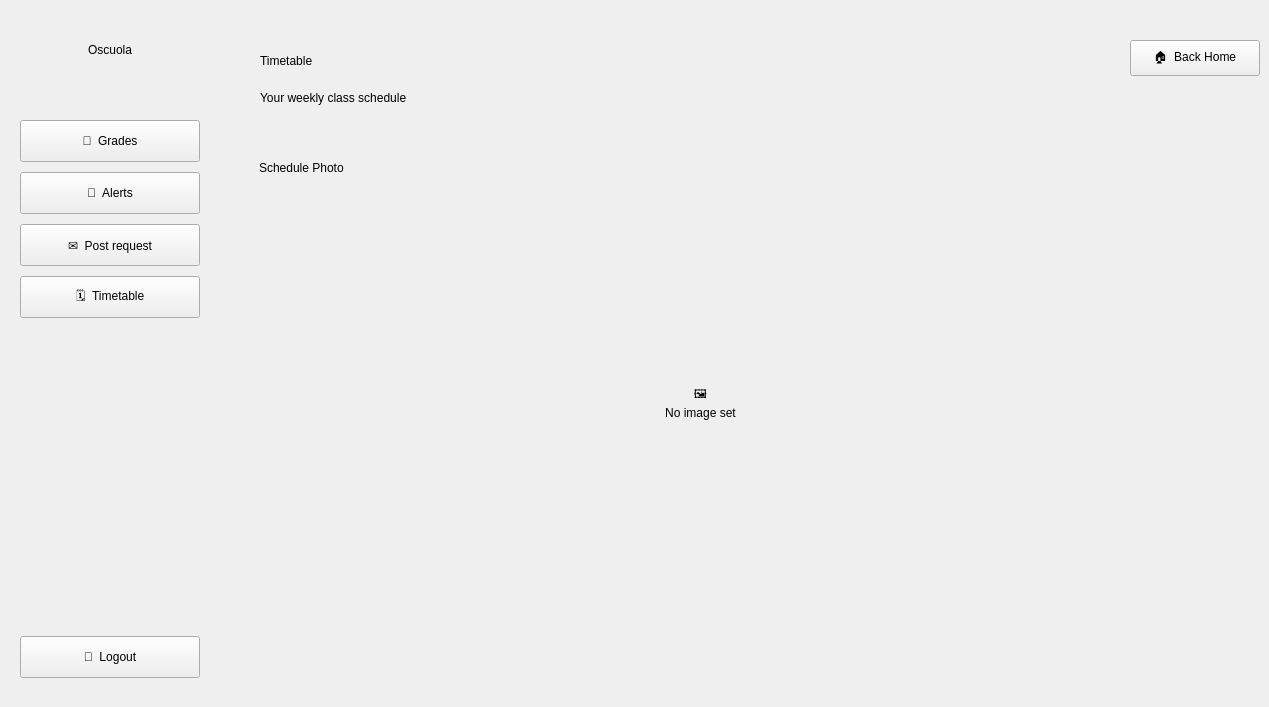
    <widget class="QWidget" name="timetable_student">
     <widget class="QFrame" name="sidebar_5">
      <property name="geometry">
       <rect>
        <x>0</x>
        <y>0</y>
        <width>220</width>
        <height>698</height>
       </rect>
      </property>
      <widget class="QLabel" name="sidebar_title_6">
       <property name="geometry">
        <rect>
         <x>0</x>
         <y>30</y>
         <width>220</width>
         <height>40</height>
        </rect>
       </property>
       <property name="text">
        <string>Oscuola</string>
       </property>
       <property name="alignment">
        <set>Qt::AlignmentFlag::AlignCenter</set>
       </property>
      </widget>
      <widget class="QPushButton" name="grades_button_student_3">
       <property name="geometry">
        <rect>
         <x>20</x>
         <y>120</y>
         <width>180</width>
         <height>42</height>
        </rect>
       </property>
       <property name="cursor">
        <cursorShape>PointingHandCursor</cursorShape>
       </property>
       <property name="text">
        <string>📘  Grades</string>
       </property>
      </widget>
      <widget class="QPushButton" name="alerts_student_but_3">
       <property name="geometry">
        <rect>
         <x>20</x>
         <y>172</y>
         <width>180</width>
         <height>42</height>
        </rect>
       </property>
       <property name="cursor">
        <cursorShape>PointingHandCursor</cursorShape>
       </property>
       <property name="text">
        <string>🔔  Alerts</string>
       </property>
      </widget>
      <widget class="QPushButton" name="post_button_student_4">
       <property name="geometry">
        <rect>
         <x>20</x>
         <y>224</y>
         <width>180</width>
         <height>42</height>
        </rect>
       </property>
       <property name="cursor">
        <cursorShape>PointingHandCursor</cursorShape>
       </property>
       <property name="text">
        <string>✉️  Post request</string>
       </property>
      </widget>
      <widget class="QPushButton" name="pushButton_24">
       <property name="geometry">
        <rect>
         <x>20</x>
         <y>276</y>
         <width>180</width>
         <height>42</height>
        </rect>
       </property>
       <property name="cursor">
        <cursorShape>PointingHandCursor</cursorShape>
       </property>
       <property name="text">
        <string>🗓️  Timetable</string>
       </property>
      </widget>
      <widget class="QPushButton" name="logout_but_5">
       <property name="geometry">
        <rect>
         <x>20</x>
         <y>636</y>
         <width>180</width>
         <height>42</height>
        </rect>
       </property>
       <property name="cursor">
        <cursorShape>PointingHandCursor</cursorShape>
       </property>
       <property name="text">
        <string>🚪  Logout</string>
       </property>
      </widget>
     </widget>
     <widget class="QLabel" name="label_19">
      <property name="geometry">
       <rect>
        <x>260</x>
        <y>36</y>
        <width>500</width>
        <height>50</height>
       </rect>
      </property>
      <property name="text">
       <string>Timetable</string>
      </property>
     </widget>
     <widget class="QLabel" name="label_20">
      <property name="geometry">
       <rect>
        <x>260</x>
        <y>86</y>
        <width>600</width>
        <height>24</height>
       </rect>
      </property>
      <property name="text">
       <string>Your weekly class schedule</string>
      </property>
     </widget>
     <widget class="QPushButton" name="back_home_btn_4">
      <property name="geometry">
       <rect>
        <x>1130</x>
        <y>40</y>
        <width>130</width>
        <height>36</height>
       </rect>
      </property>
      <property name="cursor">
       <cursorShape>PointingHandCursor</cursorShape>
      </property>
      <property name="text">
       <string>🏠  Back Home</string>
      </property>
     </widget>
     <widget class="QFrame" name="panel_timetable_picture">
      <property name="geometry">
       <rect>
        <x>239</x>
        <y>139</y>
        <width>931</width>
        <height>491</height>
       </rect>
      </property>
      <widget class="QLabel" name="panel_title_timetable_picture">
       <property name="geometry">
        <rect>
         <x>20</x>
         <y>16</y>
         <width>220</width>
         <height>26</height>
        </rect>
       </property>
       <property name="text">
        <string>Schedule Photo</string>
       </property>
      </widget>
      <widget class="QLabel" name="timetable_picture_label">
       <property name="geometry">
        <rect>
         <x>16</x>
         <y>53</y>
         <width>891</width>
         <height>421</height>
        </rect>
       </property>
       <property name="text">
        <string>🖼️
No image set</string>
       </property>
       <property name="scaledContents">
        <bool>false</bool>
       </property>
       <property name="alignment">
        <set>Qt::AlignmentFlag::AlignCenter</set>
       </property>
       <property name="wordWrap">
        <bool>true</bool>
       </property>
      </widget>
     </widget>
    </widget>
